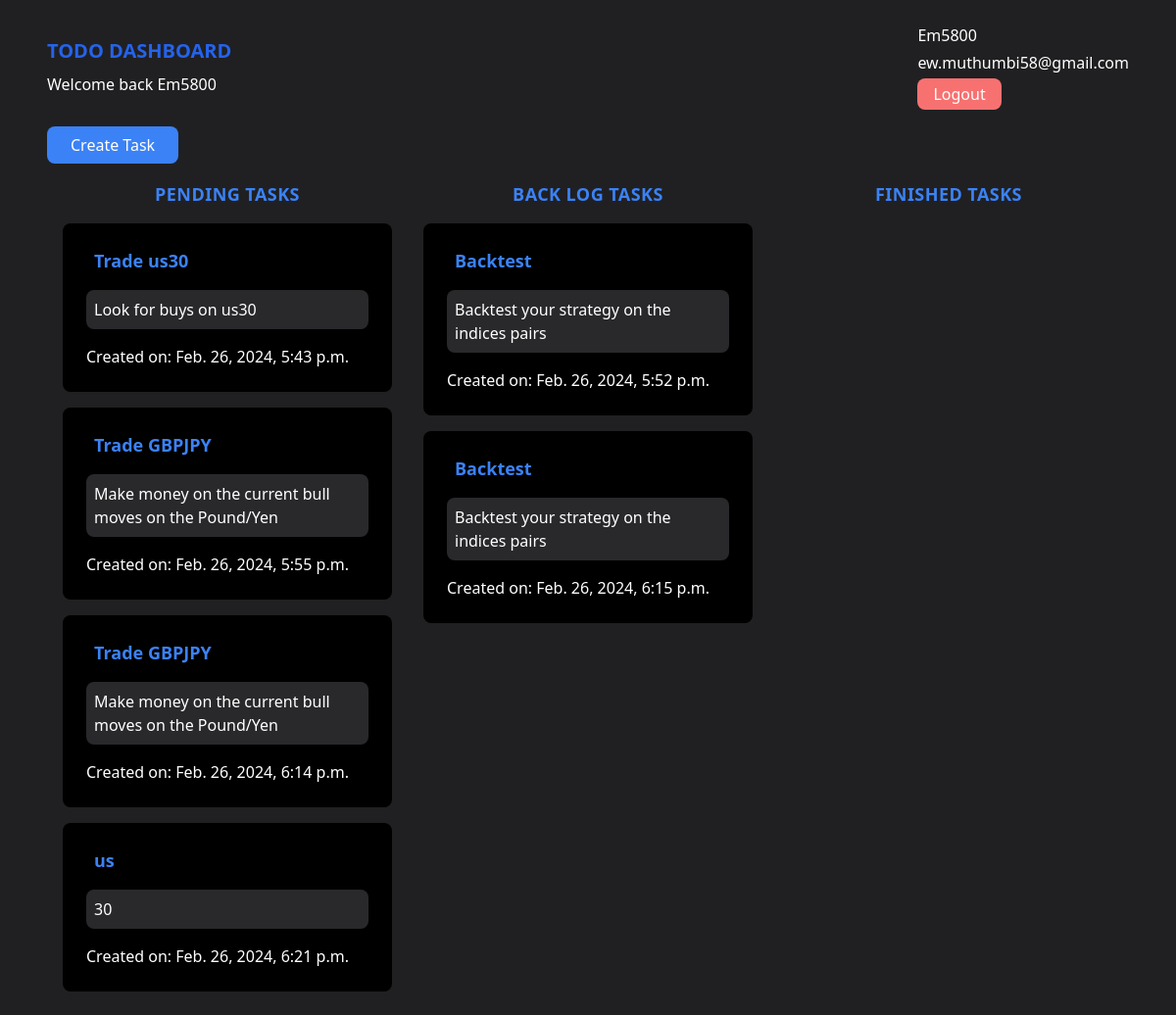
The app's page / (signed in) with its own data.
### todo/models.py (models this page shows, shortened)
class Todo (models.Model) :
    CATEGORY_CHOICES = [
        ('Pending', 'Pending'),
        ('Backlog', 'Backlog'),
        ('Finished', 'Finished'),
    ]
    id = models.UUIDField(primary_key=True, default=uuid.uuid4, editable=False)
    title = models.CharField(max_length=50)
    description = models.TextField(max_length=250)
    category = models.CharField(max_length=50, choices=CATEGORY_CHOICES, default='Pending')
    createdAt = models.DateTimeField(auto_now_add=True)
    user = models.ForeignKey(User, on_delete=models.CASCADE)

### todo/views.py (the view)
# urls.py: path('', views.home, name="home"),
def home(request):
    tasks = None
    user_info = None
    if request.user.is_authenticated:
        user_info = {
            'username': request.user.username,
            'email': request.user.email
        }
        tasks = Todo.objects.filter(user=request.user)
    return render(request, "todo/home.html", {'user_info': user_info, 'tasks': tasks})

### todo/templates/todo/home.html (shortened to what this page needs)
<!DOCTYPE html>
<html lang="en">
  <head>
    <link
      href="https://unpkg.com/tailwindcss@^2/dist/tailwind.min.css"
      rel="stylesheet"
    />
  </head>
  <body
    class="h-screen w-screen flex flex-col"
    style="background-color: #202022"
  >
    <div class="flex flex-row items-center justify-between">
      <div class="flex flex-col p-4 space-y-2 ml-8">
        <span class="text-blue-600 uppercase font-bold text-xl"
          >todo dashboard</span
        >
        {% if user_info %}
        <span class="text-white">Welcome back {{user_info.username}}</span>
        {% endif %}
      </div>
      <div
        class="flex flex-col py-6 px-4 justify-start items-start space-y-1 mr-8"
      >
        {% if user_info %}
        <span class="text-white">{{user_info.username}}</span>
        <span class="text-white">{{user_info.email}}</span>
        {% endif %}
        <div class="bg-red-400 px-4 py-1 rounded-lg text-white">
          <a href="{%url 'logout'%}">Logout</a>
        </div>
      </div>
    </div>
    <div class="ml-12">
      <a href="{%url 'create-task'%}">
        <span class="px-6 py-2 text-white bg-blue-500 rounded-lg"
          >Create Task</span
        >
      </a>
    </div>
    <div class="w-screen flex flex-row space-x-8 px-16 py-6">
      <div class="w-1/3 flex flex-col space-y-4 items-center">
        <h1 class="text-blue-500 font-bold tracking-wide uppercase text-lg">
          pending tasks
        </h1>
        {% for task in tasks %} {% if task.category == "Pending" %}
        <div class="w-full bg-black p-6 rounded-lg space-y-4">
          <h1 class="text-white font-bold text-blue-500 text-lg ml-2">
            {{ task.title }}
          </h1>
          <div class="p-2 rounded-lg" style="background: #29292c">
            <span class="text-white">{{ task.description }}</span>
          </div>
          <div class="text-white">Created on: {{ task.createdAt }}</div>
        </div>
        {% endif %} {% endfor %}
      </div>
      <div class="w-1/3 flex flex-col space-y-4 items-center">
        <h1 class="text-blue-500 font-bold tracking-wide uppercase text-lg">
          back log tasks
        </h1>
        {% for task in tasks %} {% if task.category == "Backlog" %}
        <div class="w-full bg-black p-6 rounded-lg space-y-4">
          <h1 class="text-white font-bold text-blue-500 text-lg ml-2">
            {{ task.title }}
          </h1>
          <div class="p-2 rounded-lg" style="background: #29292c">
            <span class="text-white">{{ task.description }}</span>
          </div>
          <div class="text-white">Created on: {{ task.createdAt }}</div>
        </div>
        {% endif %} {% endfor %}
      </div>
      <div class="w-1/3 flex flex-col space-y-4 items-center">
        <h1 class="text-blue-500 font-bold tracking-wide uppercase text-lg">
          finished tasks
        </h1>
      </div>
    </div>
  </body>
</html>

### records on screen
Todo: title "Trade us30", description "Look for buys on us30", createdAt "Feb. 26, 2024, 5:43 p.m."
Todo: title "Trade GBPJPY", description "Make money on the current bull moves on the Pound/Yen", createdAt "Feb. 26, 2024, 5:55 p.m."
Todo: title "Trade GBPJPY", description "Make money on the current bull moves on the Pound/Yen", createdAt "Feb. 26, 2024, 6:14 p.m."
Todo: title "us", description "30", createdAt "Feb. 26, 2024, 6:21 p.m."
Todo: title "Backtest", description "Backtest your strategy on the indices pairs", createdAt "Feb. 26, 2024, 5:52 p.m."
Todo: title "Backtest", description "Backtest your strategy on the indices pairs", createdAt "Feb. 26, 2024, 6:15 p.m."

### other values on screen
{{ user_info.username }} "Em5800"
{{ user_info.email }} "ew.muthumbi58@gmail.com"
